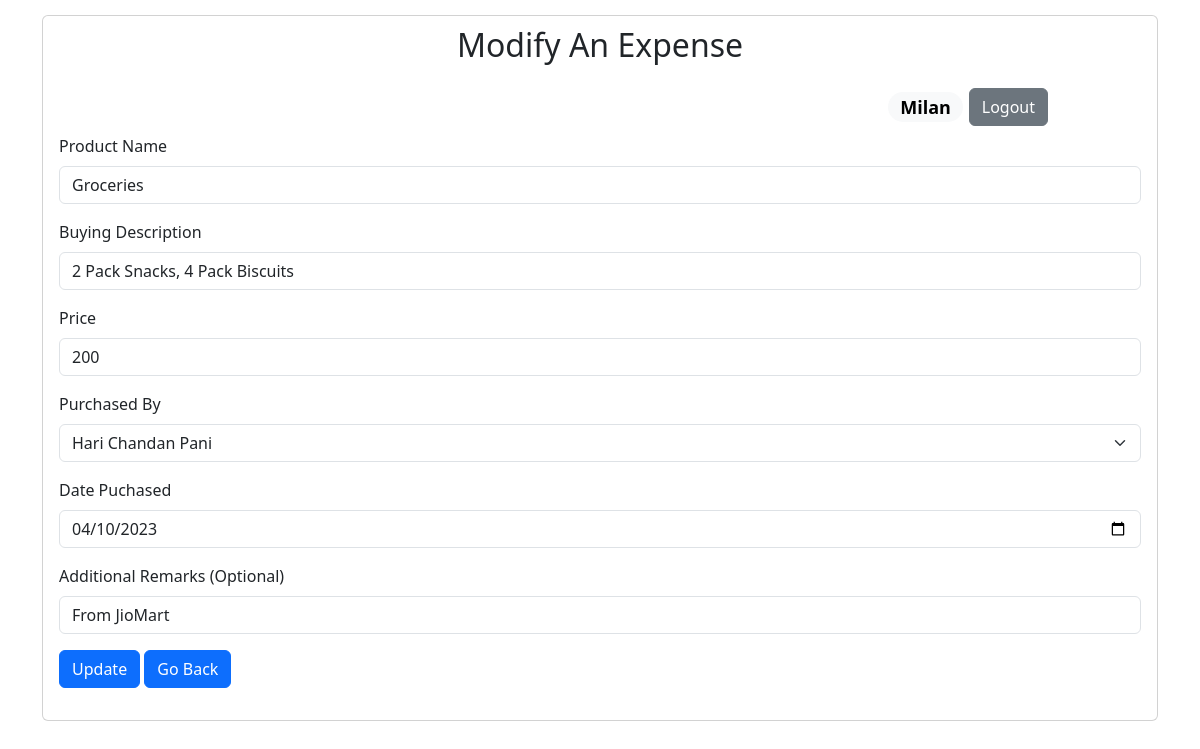
The app's page /update/?id=13 (signed in) with its own data.
### tables this page shows
CREATE TABLE `daily_expenses` (
  `Id` int(11) NOT NULL,
  `Product_Name` varchar(100) NOT NULL,
  `Buying_Description` varchar(100) NOT NULL,
  `Price` int(11) NOT NULL,
  `Purchased_By` varchar(50) NOT NULL,
  `Date_Purchased` date NOT NULL,
  `Remarks` varchar(100) DEFAULT NULL,
  `Date_Created` date NOT NULL,
  `Date_Modified` date DEFAULT NULL
);

CREATE TABLE `select_options` (
  `Id` int(11) NOT NULL,
  `Value` varchar(50) NOT NULL,
  `Display_Name` varchar(100) NOT NULL,
  `Type` varchar(50) NOT NULL,
  `Date_Created` date NOT NULL,
  `Date_Modified` date DEFAULT NULL
);

### update/index.php (the view, shortened to what this page needs)
<!doctype html>
<html lang="en">
  <head>
    <link href="https://cdn.jsdelivr.net/npm/bootstrap@5.3.0/dist/css/bootstrap.min.css" rel="stylesheet">
  </head>
  <body>
    <div class="container">
    <div class="card" style="margin-top:15px;">
    <h2 class="text-center" style="margin-top:10px;">Modify An Expense</h2>
        <div class="card-body">
                <div class="row">
                    <div class="col-md-4">
                    </div>
                    <div class="col-md-5">
                    </div>
                    <div class="col-md-3">
                    <h4><span class="badge rounded-pill text-bg-light"><?php if(isset($_SESSION["user"])){echo $_SESSION["user"];}?></span>
                    <a href="../logout/" class="btn btn-secondary">Logout</a>
                    </h4>
                    </div>
                </div>
            <div class="row">
                <div class="col-md-12">
                    <?php
                            require "../db/database.php";
                            if(isset($_GET['id'])){
                                $Id = $_GET['id'];
                            }
                            $sql = "SELECT * FROM daily_expenses WHERE Id=$Id";
                            $stmt = $pdo->prepare($sql);
                            $stmt->execute();
                            $data = $stmt->fetch();
                    ?>
                    <form action="update_code.php" method="POST">
                    <div class="mb-3">
                        <label for="product_name" class="form-label">Product Name</label>
                        <input type="text" name="product_name"  maxlength="100" class="form-control" id="product_name" value="<?php echo $data['Product_Name']; ?>" placeholder="Write product name i.e., toothpaste, gobi etc." required>
                    </div>
                    <div class="mb-3">
                        <label for="buying_description" class="form-label">Buying Description</label>
                        <input type="text" name="buying_description" maxlength="100" class="form-control" id="buying_description" value="<?php echo $data['Buying_Description']; ?>" placeholder="Write product buying description i.e., 1kg, 1 bottle etc." required>
                    </div>
                    <div class="mb-3">
                        <label for="price" class="form-label" required>Price</label>
                        <input type="number" name="price" class="form-control" id="price" value="<?php echo $data['Price']; ?>" placeholder="Write price of the product in Rupees." required>
                    </div>
                    <div class="mb-3">
                        <label for="purchased_by" class="form-label">Purchased By</label>
                        <select class="form-select" aria-label="" name="purchased_by" id="purchased_by" required>
                            <?php require "../select/purchased_by_update_page.php"; ?>
                        </select>
                    </div>
                    <div class="mb-3">
                        <label for="date_purchased" class="form-label">Date Puchased</label>
                        <input type="date" name="date_purchased" class="form-control" id="date_purchased" value="<?php echo $data['Date_Purchased']; ?>" placeholder="Choose the date of purchase." required>
                    </div>
                    <div class="mb-3">
                        <label for="remarks" class="form-label">Additional Remarks (Optional)</label>
                        <input type="text" name="remarks" maxlength="100" class="form-control" id="remarks" value="<?php echo $data['Remarks']; ?>" placeholder="Write any additional remarks if required.">
                    </div>
                    <div class="mb-3">
                        <input type="submit" class="btn btn-primary" name="update_item" class="form-control" value="Update" rows="3" onclick='return confirm("Do you want to make changes?")'>
                        <a href="../index.php" class="btn btn-primary">Go Back</a>
                    </div>
                    </form>
                </div>
            </div>
        </div>
    </div>
  </body>
</html>

### records on screen
daily_expenses: product_name "Groceries", buying_description "2 Pack Snacks, 4 Pack Biscuits", price "200", purchased_by "Hari Chandan Pani", date_purchased "04/10/2023", remarks "From JioMart"

### other values on screen
$_SESSION["user"] "Milan"
